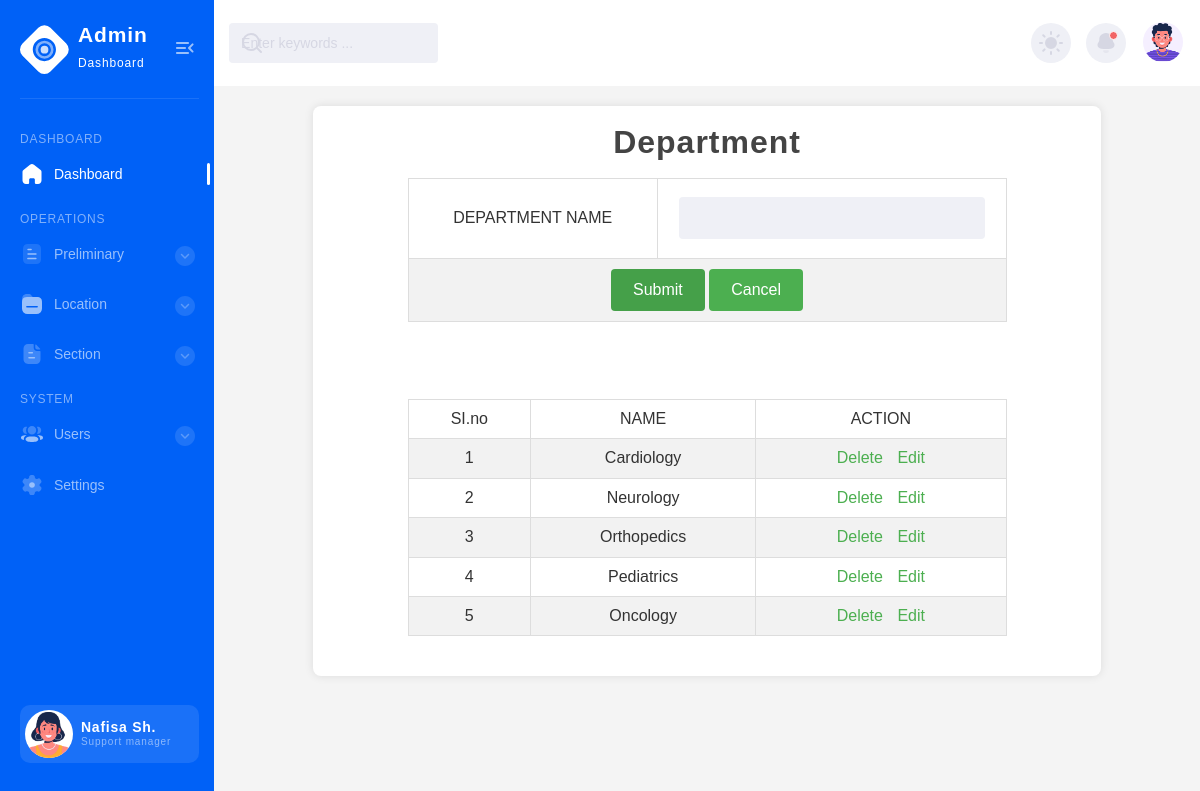
The page /Project/Admin/Department.php on the database its author committed.
### tables this page shows
CREATE TABLE `tbl_department` (
  `dept_id` int(30) NOT NULL,
  `dept_name` varchar(30) NOT NULL
);

### Project/Admin/Department.php (the view, shortened to what this page needs)
<?php
include("Head.php");
include('../Assets/Connection/Connection.php');
$deptid=$deptname='';
		?>
<!DOCTYPE html PUBLIC "-//W3C//DTD XHTML 1.0 Transitional//EN" "http://www.w3.org/TR/xhtml1/DTD/xhtml1-transitional.dtd">
<html xmlns="http://www.w3.org/1999/xhtml">
<head>
</head>
<body>
<form action="" method="post">
<h1 align="center">Department</h1>
<table  border="1" align="center">
  <tr>
    <td  height="80">DEPARTMENT NAME</td>
    <td>
      <input type="text" name="txt_dpname" id="txt_dpname" value="<?php echo $deptname ?>" required/>
       <input type="hidden" name="txt_id" id="txt_id" value="<?php echo $deptid ?>" /></td>
  </tr>
  <tr>
    <td colspan="2">
      <div align="center">
        <input type="submit" name="btn_sub" id="btn_sub" value="Submit" />
        <input type="reset" name="btn_cel" id="btn_cel" value="Cancel" />
      </div></td>
  </tr>
</table>
<table align="center" border="2">
<tr>
<td>SI.no</td>
<td>NAME</td>
<td>ACTION</td>
</tr>
<?php
$i=0;
$sel = "select * from tbl_department";
$result = $con -> query($sel);
while($data = $result -> fetch_assoc())
{
	$i++;
?>
<tr>
	  <td><?php echo $i ?></td>
      <td><?php echo $data['dept_name'];?></td>
      <td><a href="Department.php?del=<?php echo $data['dept_id'];?>" class="a">Delete</a>
      <a href="Department.php?edi=<?php echo $data['dept_id'];?>" class="a">Edit</a></td>
</tr>
<?php } ?>
</table>
</form>
</body>
</html>
<?php include("Foot.php"); ?>

### Project/Admin/Department.php (style rules this page uses)
body { font-family: Arial, sans-serif; background-color: #f4f4f4; color: #333; margin: 0; padding: 0; }
h1 { text-align: center; color: #444; }
table { width: 80%; margin: 20px auto; border-collapse: collapse; }
table, th, td { border: 1px solid #ddd; }
th, td { padding: 10px; text-align: center; }
tr:nth-child(even) { background-color: #f2f2f2; }
form { width: 80%; margin: 20px auto; background-color: #fff; padding: 20px; border-radius: 8px; box-shadow: 0 0 10px rgba(0, 0, 0, 0.1); }
input[type="text"] { width: calc(100% - 22px); padding: 10px; border: 1px solid #ccc; border-radius: 4px; }
input[type="submit"], input[type="reset"] { background-color: #4CAF50; color: white; padding: 10px 20px; border: none; border-radius: 4px; cursor: pointer; }
input[type="submit"], input[type="reset"]:hover { background-color: #45a049; }
.a { color: #4CAF50; text-decoration: none; margin: 0 5px; }

### rows shown on the page
tbl_department: dept_name "Cardiology"
tbl_department: dept_name "Neurology"
tbl_department: dept_name "Orthopedics"
tbl_department: dept_name "Pediatrics"
tbl_department: dept_name "Oncology"
